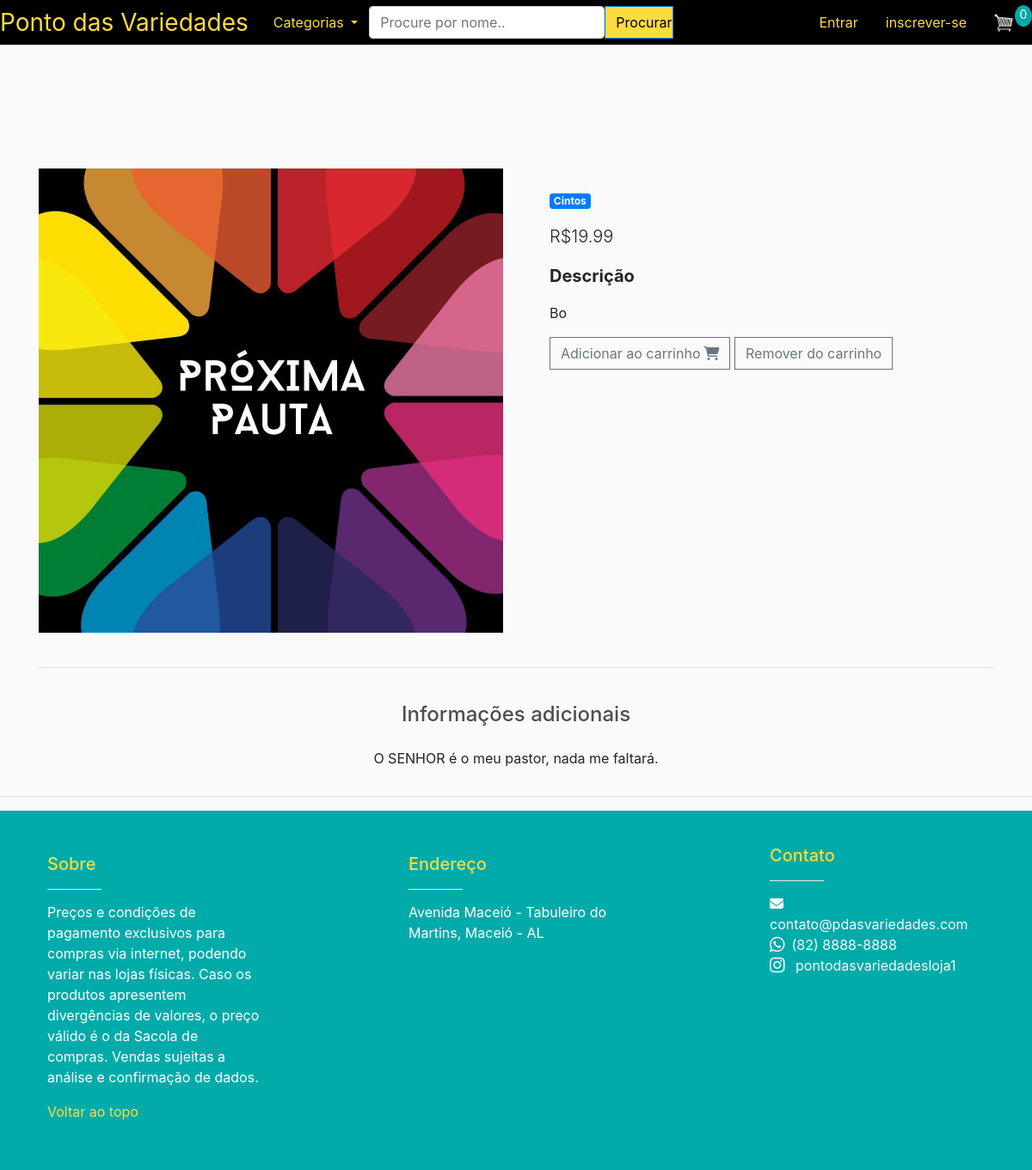
Page /product/proxima-pauta/ on the committed database.
### store/models.py (models this page shows, shortened)
class Product(models.Model):
    name = models.CharField(max_length=200)
    price = models.DecimalField(max_digits=7, decimal_places=2)
    digital = models.BooleanField(default=False, null= True, blank= True)
    discount_price = models.DecimalField(max_digits=7, decimal_places=2, blank=True, null=True)
    category = models.CharField(choices=CATEGORY_CHOICES, max_length=2)
    slug = models.SlugField()
    image = models.ImageField(null=True, blank= True)
    description = models.TextField()
    @property
    def imageURL(self):
        try:
            url = self.image.url
        except:
            url = ''
        return url

### store/views.py (the view)
# urls.py: path('product/<slug>/', views.ItemDetailView.as_view(), name='product'),
class ItemDetailView(DetailView):
    model = Product
    template_name = "store/product.html"
    def get_context_data(self, **kwargs):
        context = super().get_context_data(**kwargs)
        data = cartData(self.request)
        cartItems = data['cartItems']
        context['cartItems'] = cartItems
        return context

### store/utils.py (called while the page is built, shortened)
def cookieCart(request):
    try:
        cart = json.loads(request.COOKIES['cart'])
    except:
        cart = {}
    print("cart:", cart)
    items = []
    order = {'get_cart_total':0,'get_cart_items':0}
    cartItems = order['get_cart_items']
    return {'cartItems':cartItems,'order':order,'items':items}

def cartData(request):
    if request.user.is_authenticated:
        customer, created = Customer.objects.get_or_create(name = request.user.username, email = request.user.email
        )
        customer.save()
        order, created = Order.objects.get_or_create(customer=customer, complete=False)
        items = order.orderitem_set.all
        cartItems = order.get_cart_items
    else:
        cookieData = cookieCart(request)
        cartItems = cookieData['cartItems']
        order = cookieData['order']
        items = cookieData['items']
    return {'cartItems':cartItems,'order':order,'items':items}

### store/templates/store/product.html (shortened to what this page needs)
{% extends 'store/main.html' %}
{% load static %}
{% block content %}
<main class="mt-5 pt-4">
    <div class="container dark-grey-text mt-5">
      <div class="row wow fadeIn">
        <div class="col-md-6 mb-4">
          <img src="{{product.imageURL}}" class="img-fluid" alt="">
        </div>
        <div class="col-md-6 mb-4">
          <div class="p-4">
            <div class="mb-3">
              <a href="">
                <span class="badge badge-primary">{{ product.get_category_display }}</span>
              </a>
            </div>
            <p class="lead">
              {% if product.discount_price %}
              <span class="mr-1">
                <del>R${{ product.price }}</del>
              </span>
              <span>R${{ product.get_real_price }}</span>
              {% else %}
              <span>R${{ product.price }}</span>
              {% endif %}
            </p>
            <p class="lead font-weight-bold">Descrição</p>
            <p>{{ product.description }}</p>
            <button data-product= {{ product.id }}  data-action = "add"
            class="btn btn-outline-secondary add-btn update-cart">Adicionar ao carrinho<i class="fas fa-shopping-cart ml-1"></i></button>
            <button data-product= {{ product.id }}  data-action = "remove"
            class="btn btn-outline-secondary add-btn update-cart">Remover do carrinho</button>
          </div>
        </div>
      </div>
      <hr>
      <div class="row d-flex justify-content-center wow fadeIn">
        <div class="col-md-6 text-center">
          <h4 class="my-4 h4">Informações adicionais</h4>
          <p>O SENHOR é o meu pastor, nada me faltará.</p>
        </div>
      </div>
    </div>
  </main>
{% endblock %}

### static/css/main.css (style rules this page uses)
body { background-color: hsl(0, 0%, 98%); }
h1,h2,h3,h4,h5,h6 { color:hsl(0, 0%, 30%); }
.btn { border-radius: 0; }

### rows in the picture
Product: imageURL (picture), category "Cintos", price "19.99", description "Bo"

### other values in the picture
{{ cartItems }} "0"
